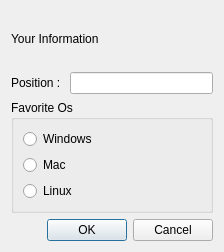
<?xml version="1.0" encoding="UTF-8"?>
<ui version="4.0">
 <class>InfoDialog</class>
 <widget class="QDialog" name="InfoDialog">
  <property name="geometry">
   <rect>
    <x>0</x>
    <y>0</y>
    <width>224</width>
    <height>252</height>
   </rect>
  </property>
  <property name="windowTitle">
   <string>Dialog</string>
  </property>
  <layout class="QVBoxLayout" name="verticalLayout_2">
   <item>
    <widget class="QLabel" name="label">
     <property name="text">
      <string>Your Information</string>
     </property>
    </widget>
   </item>
   <item>
    <layout class="QHBoxLayout" name="horizontalLayout">
     <item>
      <widget class="QLabel" name="label_2">
       <property name="text">
        <string>Position : </string>
       </property>
      </widget>
     </item>
     <item>
      <widget class="QLineEdit" name="positionLineEdit"/>
     </item>
    </layout>
   </item>
   <item>
    <widget class="QGroupBox" name="groupBox">
     <property name="title">
      <string>Favorite Os</string>
     </property>
     <layout class="QVBoxLayout" name="verticalLayout">
      <item>
       <widget class="QRadioButton" name="windowsRadioButton">
        <property name="text">
         <string>Windows</string>
        </property>
       </widget>
      </item>
      <item>
       <widget class="QRadioButton" name="macRadioButton">
        <property name="text">
         <string>Mac</string>
        </property>
       </widget>
      </item>
      <item>
       <widget class="QRadioButton" name="linuxRadioButton">
        <property name="text">
         <string>Linux</string>
        </property>
       </widget>
      </item>
     </layout>
    </widget>
   </item>
   <item>
    <layout class="QHBoxLayout" name="horizontalLayout_2">
     <item>
      <spacer name="horizontalSpacer">
       <property name="orientation">
        <enum>Qt::Horizontal</enum>
       </property>
       <property name="sizeHint" stdset="0">
        <size>
         <width>40</width>
         <height>20</height>
        </size>
       </property>
      </spacer>
     </item>
     <item>
      <widget class="QPushButton" name="okButton">
       <property name="text">
        <string>OK</string>
       </property>
      </widget>
     </item>
     <item>
      <widget class="QPushButton" name="cancelButton">
       <property name="text">
        <string>Cancel</string>
       </property>
      </widget>
     </item>
    </layout>
   </item>
  </layout>
 </widget>
 <resources/>
 <connections/>
</ui>
